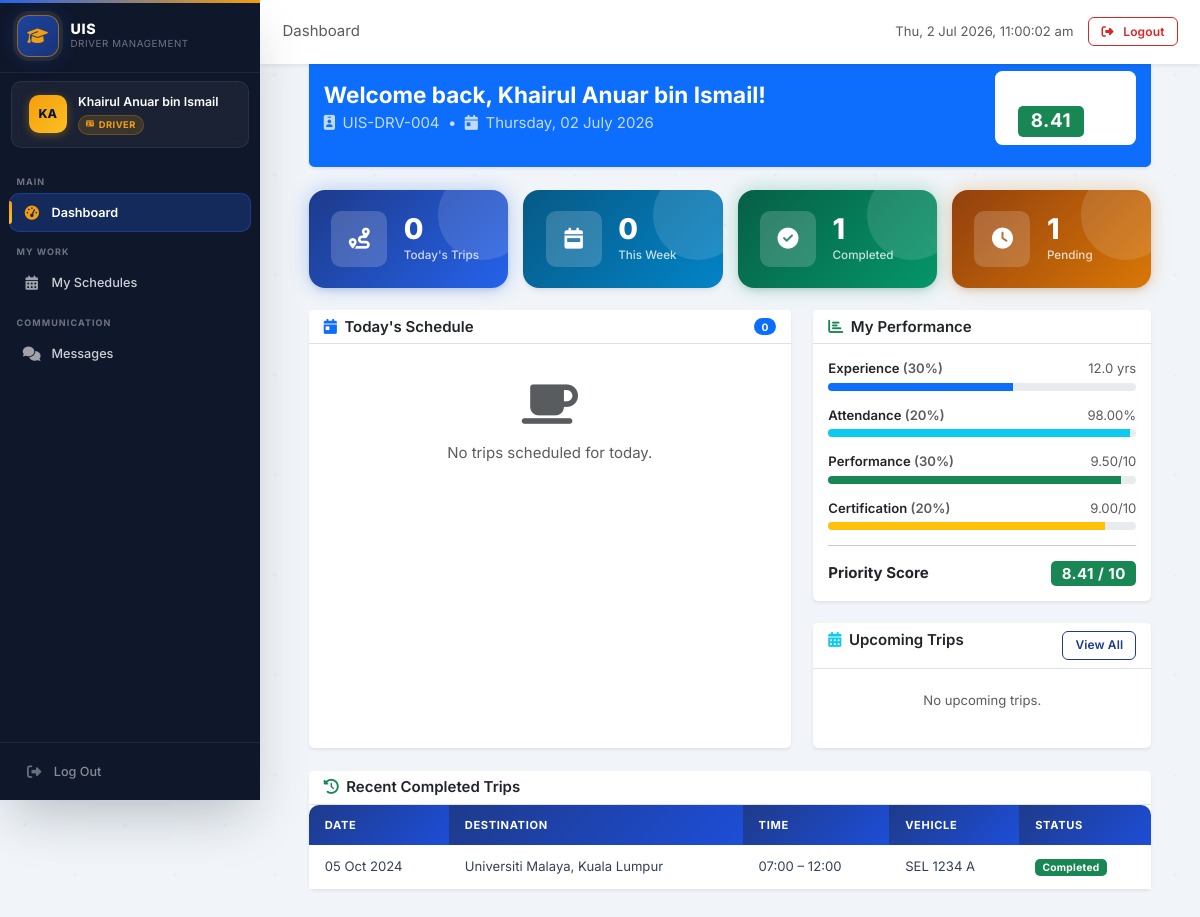
/driver/dashboard.php (signed in), run on an earlier commit of the app's database.
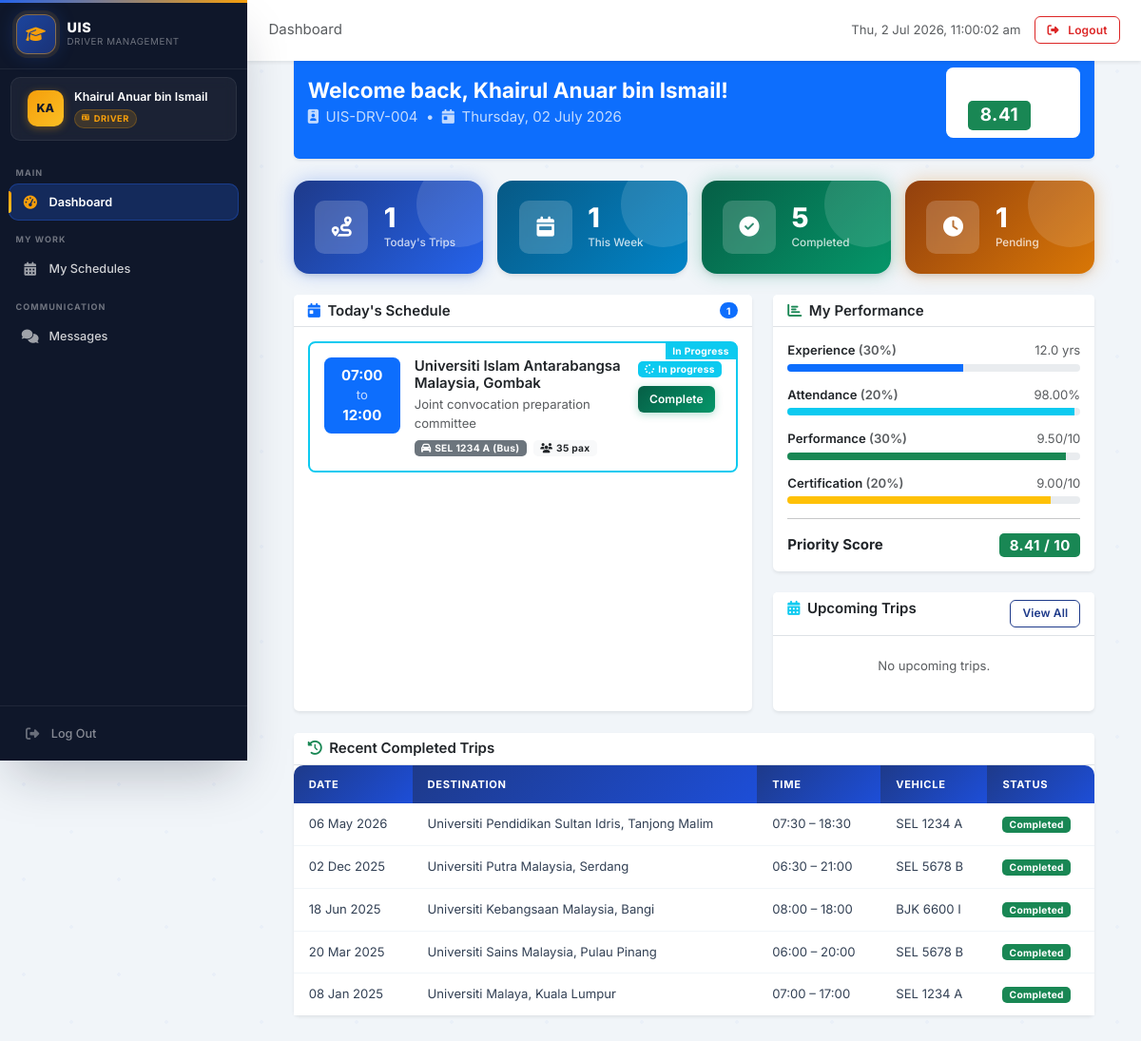
And on a later commit of the database.
### tables this page shows
CREATE TABLE schedules (
    schedule_id     INT           NOT NULL AUTO_INCREMENT,
    driver_id       INT           NULL DEFAULT NULL,
    vehicle_id      INT           NULL DEFAULT NULL,
    trip_date       DATE          NOT NULL,
    start_time      TIME          NOT NULL,
    end_time        TIME          NOT NULL,
    destination     VARCHAR(255)  NOT NULL,
    purpose         VARCHAR(255)  NULL DEFAULT NULL,
    passenger_count INT           NOT NULL DEFAULT 1,
    status          ENUM('pending','approved','in_progress','completed','cancelled') NOT NULL DEFAULT 'pending',
    priority_score  DECIMAL(5,2)  NOT NULL DEFAULT 0.00,
    created_by      INT           NULL DEFAULT NULL,
    notes           TEXT          NULL DEFAULT NULL,
    created_at      TIMESTAMP     NOT NULL DEFAULT CURRENT_TIMESTAMP,
    updated_at      TIMESTAMP     NOT NULL DEFAULT CURRENT_TIMESTAMP ON UPDATE CURRENT_TIMESTAMP,
    PRIMARY KEY (schedule_id),
    CONSTRAINT fk_schedules_driver_id  FOREIGN KEY (driver_id)  REFERENCES drivers(driver_id)  ON DELETE SET NULL,
    CONSTRAINT fk_schedules_vehicle_id FOREIGN KEY (vehicle_id) REFERENCES vehicles(vehicle_id) ON DELETE SET NULL,
    CONSTRAINT fk_schedules_created_by FOREIGN KEY (created_by) REFERENCES users(user_id)       ON DELETE SET NULL
);

CREATE TABLE vehicles (
    vehicle_id       INT          NOT NULL AUTO_INCREMENT,
    plate_number     VARCHAR(20)  NOT NULL,
    vehicle_type     ENUM('Bus','Van','Car','Minibus') NOT NULL,
    brand            VARCHAR(50)  NULL DEFAULT NULL,
    model            VARCHAR(50)  NULL DEFAULT NULL,
    year             INT          NULL DEFAULT NULL,
    capacity         INT          NOT NULL DEFAULT 4,
    fuel_type        ENUM('Petrol','Diesel','Electric','Hybrid') NOT NULL DEFAULT 'Petrol',
    status           ENUM('available','in_use','maintenance','retired') NOT NULL DEFAULT 'available',
    last_maintenance DATE         NULL DEFAULT NULL,
    next_maintenance DATE         NULL DEFAULT NULL,
    mileage          INT          NOT NULL DEFAULT 0,
    notes            TEXT         NULL DEFAULT NULL,
    created_at       TIMESTAMP    NOT NULL DEFAULT CURRENT_TIMESTAMP,
    updated_at       TIMESTAMP    NOT NULL DEFAULT CURRENT_TIMESTAMP ON UPDATE CURRENT_TIMESTAMP,
    PRIMARY KEY (vehicle_id),
    UNIQUE KEY uq_vehicles_plate_number (plate_number)
);

### driver/dashboard.php (the view, shortened to what the changed rows need)
<?php
require_once '../config/database.php';
$driver_id = (int)$_SESSION['driver_id'];
$drv_stmt = $conn->prepare("SELECT * FROM drivers WHERE driver_id = ?");
$drv_stmt->bind_param("i", $driver_id);
$drv_stmt->execute();
$driver = $drv_stmt->get_result()->fetch_assoc();
$priority_score = calculatePriorityScore(
    $driver['experience_years'],
    $driver['attendance_rate'],
    $driver['performance_score'],
    $driver['certification_score']
);
$today = date('Y-m-d');
$week_start = date('Y-m-d', strtotime('monday this week'));
$week_end   = date('Y-m-d', strtotime('sunday this week'));
$stat_today = $conn->prepare("SELECT COUNT(*) as cnt FROM schedules WHERE driver_id=? AND trip_date=? AND status NOT IN ('cancelled')");
$stat_today->bind_param("is", $driver_id, $today);
$stat_today->execute();
$today_trips = (int)$stat_today->get_result()->fetch_assoc()['cnt'];
$stat_week = $conn->prepare("SELECT COUNT(*) as cnt FROM schedules WHERE driver_id=? AND trip_date BETWEEN ? AND ? AND status NOT IN ('cancelled')");
$stat_week->bind_param("iss", $driver_id, $week_start, $week_end);
$stat_week->execute();
$week_trips = (int)$stat_week->get_result()->fetch_assoc()['cnt'];
$stat_completed = $conn->prepare("SELECT COUNT(*) as cnt FROM schedules WHERE driver_id=? AND status='completed'");
$stat_completed->bind_param("i", $driver_id);
$stat_completed->execute();
$completed_trips = (int)$stat_completed->get_result()->fetch_assoc()['cnt'];
$today_stmt = $conn->prepare("
    SELECT s.*, v.plate_number, v.vehicle_type, v.brand, v.model
    FROM schedules s
    LEFT JOIN vehicles v ON s.vehicle_id = v.vehicle_id
    WHERE s.driver_id = ? AND s.trip_date = ? AND s.status NOT IN ('cancelled')
    ORDER BY s.start_time ASC
");
$today_stmt->bind_param("is", $driver_id, $today);
$today_stmt->execute();
$today_schedules = $today_stmt->get_result()->fetch_all(MYSQLI_ASSOC);
$recent_stmt = $conn->prepare("
    SELECT s.*, v.plate_number, v.vehicle_type
    FROM schedules s
    LEFT JOIN vehicles v ON s.vehicle_id = v.vehicle_id
    WHERE s.driver_id = ? AND s.status = 'completed'
    ORDER BY s.trip_date DESC, s.end_time DESC
    LIMIT 5
");
$recent_stmt->bind_param("i", $driver_id);
$recent_stmt->execute();
$recent_completed = $recent_stmt->get_result()->fetch_all(MYSQLI_ASSOC);
require_once '../includes/header.php';
?>
<div class="main-content">
  <div class="container-fluid p-4">
            <?php $sc = $priority_score; $bc = $sc>=7?'success':($sc>=5?'warning':'danger'); ?>
    <div class="row g-3 mb-4">
      <div class="col-6 col-md-3">
        <div class="stat-card stat-blue">
          <div class="stat-card-body">
            <div class="stat-card-value"><?= $today_trips ?></div>
            <div class="stat-card-label">Today's Trips</div>
          </div>
        </div>
      </div>
      <div class="col-6 col-md-3">
        <div class="stat-card stat-sky">
          <div class="stat-card-body">
            <div class="stat-card-value"><?= $week_trips ?></div>
            <div class="stat-card-label">This Week</div>
          </div>
        </div>
      </div>
      <div class="col-6 col-md-3">
        <div class="stat-card stat-green">
          <div class="stat-card-body">
            <div class="stat-card-value"><?= $completed_trips ?></div>
            <div class="stat-card-label">Completed</div>
          </div>
        </div>
      </div>
    </div>
    <div class="row g-4">
      <div class="col-lg-7">
        <div class="card border-0 shadow-sm h-100">
          <div class="card-header bg-white border-bottom d-flex justify-content-between align-items-center">
            <h6 class="mb-0 fw-semibold"><i class="fas fa-calendar-day text-primary me-2"></i>Today's Schedule</h6>
            <span class="badge bg-primary rounded-pill"><?= count($today_schedules) ?></span>
          </div>
          <div class="card-body">
            <?php if (empty($today_schedules)): ?>
            <div class="text-center py-4">
              <i class="fas fa-coffee fa-3x text-muted mb-3"></i>
              <p class="text-muted">No trips scheduled for today.</p>
            </div>
            <?php else: ?>
            <?php foreach ($today_schedules as $ts): ?>
            <div class="border rounded-3 p-3 mb-3 position-relative <?= $ts['status']==='in_progress'?'border-info border-2':'' ?>">
              <?php if ($ts['status']==='in_progress'): ?>
              <span class="position-absolute top-0 end-0 badge bg-info rounded-0 rounded-bottom-start">In Progress</span>
              <?php endif; ?>
              <div class="d-flex gap-3 align-items-start">
                <div class="text-center bg-primary text-white rounded-3 px-3 py-2" style="min-width:80px">
                  <div class="fw-bold"><?= substr($ts['start_time'],0,5) ?></div>
                  <div class="small opacity-75">to</div>
                  <div class="fw-bold"><?= substr($ts['end_time'],0,5) ?></div>
                </div>
                <div class="flex-grow-1">
                  <h6 class="fw-semibold mb-1"><?= htmlspecialchars($ts['destination']) ?></h6>
                  <p class="text-muted small mb-2"><?= htmlspecialchars($ts['purpose'] ?? '') ?></p>
                  <div class="d-flex flex-wrap gap-2 align-items-center">
                    <?php if ($ts['plate_number']): ?>
                    <span class="badge bg-secondary"><i class="fas fa-car me-1"></i><?= htmlspecialchars($ts['plate_number']) ?> (<?= $ts['vehicle_type'] ?>)</span>
                    <?php endif; ?>
                    <span class="badge bg-light text-dark"><i class="fas fa-users me-1"></i><?= $ts['passenger_count'] ?> pax</span>
                  </div>
                </div>
                <div>
                  <?php
                  $smap = ['pending'=>['warning text-dark','clock'],'approved'=>['primary','thumbs-up'],'in_progress'=>['info','spinner fa-spin'],'completed'=>['success','check-circle'],'cancelled'=>['danger','times-circle']];
                  [$bc,$ic] = $smap[$ts['status']] ?? ['secondary','circle'];
                  ?>
                  <span class="badge bg-<?= $bc ?>"><i class="fas fa-<?= $ic ?> me-1"></i><?= ucfirst(str_replace('_',' ',$ts['status'])) ?></span>
                  <?php if (in_array($ts['status'],['approved','in_progress'])): ?>
                  <div class="mt-2">
                    <?php if ($ts['status']==='approved'): ?>
                    <button class="btn btn-sm btn-info" onclick="updateStatus(<?= $ts['schedule_id'] ?>,'in_progress',this)">Start Trip</button>
                    <?php elseif ($ts['status']==='in_progress'): ?>
                    <button class="btn btn-sm btn-success" onclick="updateStatus(<?= $ts['schedule_id'] ?>,'completed',this)">Complete</button>
                    <?php endif; ?>
                  </div>
                  <?php endif; ?>
                </div>
              </div>
            </div>
            <?php endforeach; ?>
            <?php endif; ?>
          </div>
        </div>
      </div>
      <div class="col-lg-5">
        <div class="card border-0 shadow-sm mb-4">
          <div class="card-body">
            <?php
            $metrics = [
                ['label'=>'Experience','value'=>min(($driver['experience_years']/20)*10,10),'raw'=>$driver['experience_years'].' yrs','weight'=>30,'color'=>'primary'],
                ['label'=>'Attendance','value'=>($driver['attendance_rate']/100)*10,'raw'=>$driver['attendance_rate'].'%','weight'=>20,'color'=>'info'],
                ['label'=>'Performance','value'=>$driver['performance_score'],'raw'=>$driver['performance_score'].'/10','weight'=>30,'color'=>'success'],
                ['label'=>'Certification','value'=>$driver['certification_score'],'raw'=>$driver['certification_score'].'/10','weight'=>20,'color'=>'warning'],
            ];
            foreach ($metrics as $m):
            $pct = ($m['value']/10)*100;
            ?>
            <div class="mb-3">
              <div class="d-flex justify-content-between align-items-center mb-1">
                <small class="fw-semibold"><?= $m['label'] ?> <span class="text-muted">(<?= $m['weight'] ?>%)</span></small>
                <small class="text-muted"><?= $m['raw'] ?></small>
              </div>
              <div class="progress" style="height:8px">
                <div class="progress-bar bg-<?= $m['color'] ?>" style="width:<?= round($pct) ?>%"></div>
              </div>
            </div>
            <?php endforeach; ?>
          </div>
        </div>
      </div>
    </div>
    <?php if (!empty($recent_completed)): ?>
    <div class="card border-0 shadow-sm mt-4">
      <div class="table-responsive">
        <table class="table table-hover mb-0">
          <thead class="table-light">
            <tr><th>Date</th><th>Destination</th><th>Time</th><th>Vehicle</th><th>Status</th></tr>
          </thead>
          <tbody>
            <?php foreach ($recent_completed as $rc): ?>
            <tr>
              <td><?= date('d M Y', strtotime($rc['trip_date'])) ?></td>
              <td><?= htmlspecialchars($rc['destination']) ?></td>
              <td><?= substr($rc['start_time'],0,5) ?> – <?= substr($rc['end_time'],0,5) ?></td>
              <td><?= $rc['plate_number'] ? htmlspecialchars($rc['plate_number']) : '<span class="text-muted">N/A</span>' ?></td>
              <td><span class="badge bg-success">Completed</span></td>
            </tr>
            <?php endforeach; ?>
          </tbody>
        </table>
      </div>
    </div>
    <?php endif; ?>
  </div>
</div>
<?php
require_once '../includes/footer.php';
?>

What changed in the data, as far as the page shows it:
added schedules: shows "In Progress", start_time "07:00", end_time "12:00", destination "Universiti Islam Antarabangsa Malaysia, Gombak", purpose "Joint convocation preparation committee", vehicle.plate_number "SEL 1234 A", vehicle.vehicle_type "Bus", passenger_count "35", status "In progress", shown under "Today's Schedule"
added schedules: trip_date "06 May 2026", destination "Universiti Pendidikan Sultan Idris, Tanjong Malim", start_time "07:30", end_time "18:30", vehicle.plate_number "SEL 1234 A", shown under "Recent Completed Trips"
added schedules: trip_date "02 Dec 2025", destination "Universiti Putra Malaysia, Serdang", start_time "06:30", end_time "21:00", vehicle.plate_number "SEL 5678 B", shown under "Recent Completed Trips"
added schedules: trip_date "18 Jun 2025", destination "Universiti Kebangsaan Malaysia, Bangi", start_time "08:00", end_time "18:00", vehicle.plate_number "BJK 6600 I", shown under "Recent Completed Trips"
now on this page (row edited): schedules: trip_date "20 Mar 2025", destination "Universiti Sains Malaysia, Pulau Pinang", start_time "06:00", end_time "20:00", vehicle.plate_number "SEL 5678 B", shown under "Recent Completed Trips"
changed schedules "Universiti Malaya, Kuala Lumpur": trip_date "05 Oct 2024" → "08 Jan 2025"; end_time "12:00" → "17:00"
Also different on the page:
$today_trips: "0" → "1"
$week_trips: "0" → "1"
$completed_trips: "1" → "5"
count($today_schedules): "0" → "1"
text no longer shown: "No trips scheduled for today."
